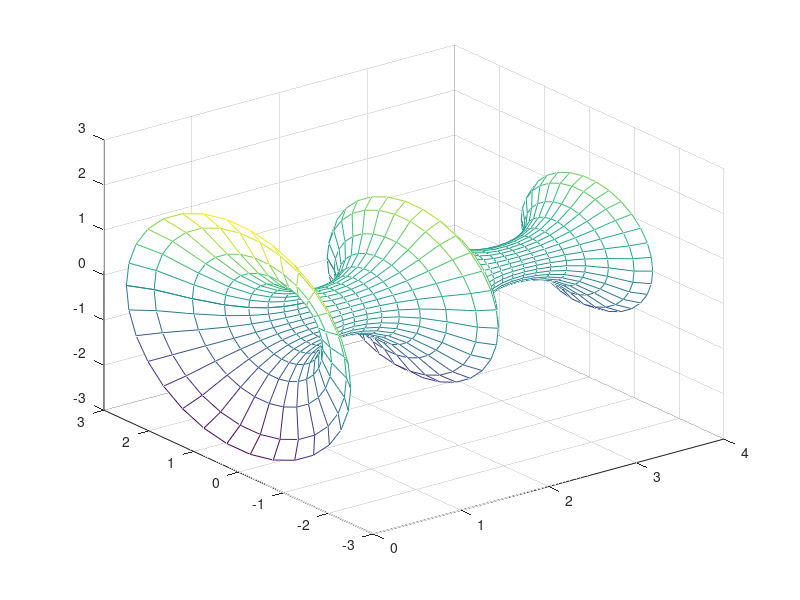

MATLAB code to generate this figure:
clc; clear all; close all; format long;
yp = @(x,y) -((1/7) + (pi*sin(pi*x)) / (1.6 - cos(pi*x)))*y;

% parameters
y0 = 2.5;
n = 30;
x0 = 0;
L = 4;

xn = L;
h = abs((xn-x0)/n);
  
% lists
y_list = [y0];
for k = 1:n
    k_1 = yp((k-1)*h,y_list(end));
    k_2 = yp((k-1)*h+0.5*h,y_list(end)+0.5*h*k_1);
    k_3 = yp((k-1)*h+0.5*h,(y_list(end)+0.5*h*k_2));
    k_4 = yp(((k-1)*h+h),(y_list(end)+k_3*h));
    y_list(end+1) = y_list(end) + (1/6)*(k_1+2*k_2+2*k_3+k_4)*h;
end

fi = 0:2*pi/30:2*pi; x = linspace(0,4,length(fi));
X = x'*ones(size(fi)); Y = y_list'*cos(fi); Z = y_list'*sin(fi);
mesh(X,Y,Z)
